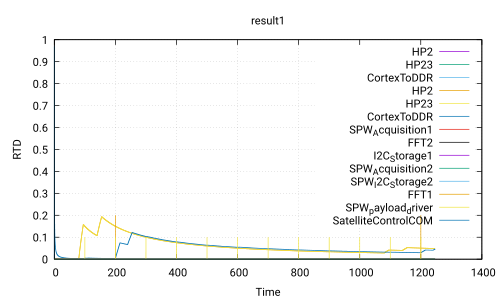

Reproduce this figure in gnuplot.
 set title 'result1'
 set ylabel 'RTD'
 set xlabel 'Time'
 set grid
 set term pdf
 set output 'Use_case_DoubleCamera_noSafety.ATIPPIC0.executable240.0_60.0.pdf'
 plot 'Use_case_DoubleCamera_noSafety.ATIPPIC0.executable240.0_60.0.csv' using 1:2 with lines title 'HP2','Use_case_DoubleCamera_noSafety.ATIPPIC0.executable240.0_60.0.csv' using 1:3 with lines title 'HP23','Use_case_DoubleCamera_noSafety.ATIPPIC0.executable240.0_60.0.csv' using 1:4 with lines title 'CortexToDDR','Use_case_DoubleCamera_noSafety.ATIPPIC0.executable240.0_60.0.csv' using 1:5 with lines title 'HP2','Use_case_DoubleCamera_noSafety.ATIPPIC0.executable240.0_60.0.csv' using 1:6 with lines title 'HP23','Use_case_DoubleCamera_noSafety.ATIPPIC0.executable240.0_60.0.csv' using 1:7 with lines title 'CortexToDDR','Use_case_DoubleCamera_noSafety.ATIPPIC0.executable240.0_60.0.csv' using 1:8 with lines title 'SPW_Acquisition1','Use_case_DoubleCamera_noSafety.ATIPPIC0.executable240.0_60.0.csv' using 1:9 with lines title 'FFT2','Use_case_DoubleCamera_noSafety.ATIPPIC0.executable240.0_60.0.csv' using 1:10 with lines title 'I2C_Storage1','Use_case_DoubleCamera_noSafety.ATIPPIC0.executable240.0_60.0.csv' using 1:11 with lines title 'SPW_Acquisition2','Use_case_DoubleCamera_noSafety.ATIPPIC0.executable240.0_60.0.csv' using 1:12 with lines title 'SPW_I2C_Storage2','Use_case_DoubleCamera_noSafety.ATIPPIC0.executable240.0_60.0.csv' using 1:13 with lines title 'FFT1','Use_case_DoubleCamera_noSafety.ATIPPIC0.executable240.0_60.0.csv' using 1:14 with lines title 'SPW_payload_driver','Use_case_DoubleCamera_noSafety.ATIPPIC0.executable240.0_60.0.csv' using 1:15 with lines title 'SatelliteControlCOM'
